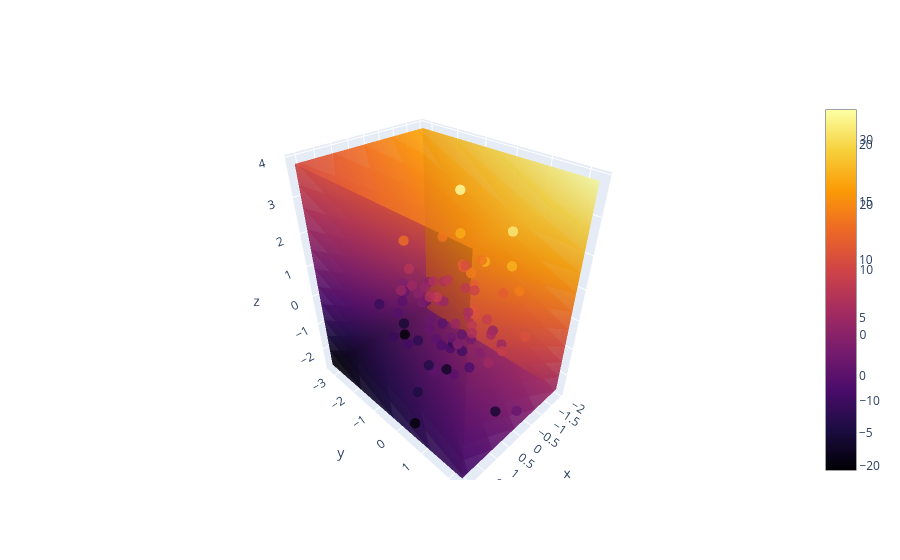

Notebook source saved alongside this figure:
### Code cell
fig = go.Figure()

fig.add_trace(
    go.Volume(
        x=x.flatten(),
        y=y.flatten(),
        z=z.flatten(),
        value=values.flatten(),
        isomin=values.min(),
        isomax=values.max(),
        opacity=0.7,
        surface_count=20,
        colorscale="Inferno",
    )
)


fig.add_trace(
    go.Scatter3d(
        x=features_train[:, 0],
        y=features_train[:, 1],
        z=features_train[:, 2],
        mode="markers",
        marker=dict(
            size=6,
            color=Y,
            colorscale="Inferno",
            opacity=0.8,
            showscale=True,
        ),
    )
)

fig.show()
